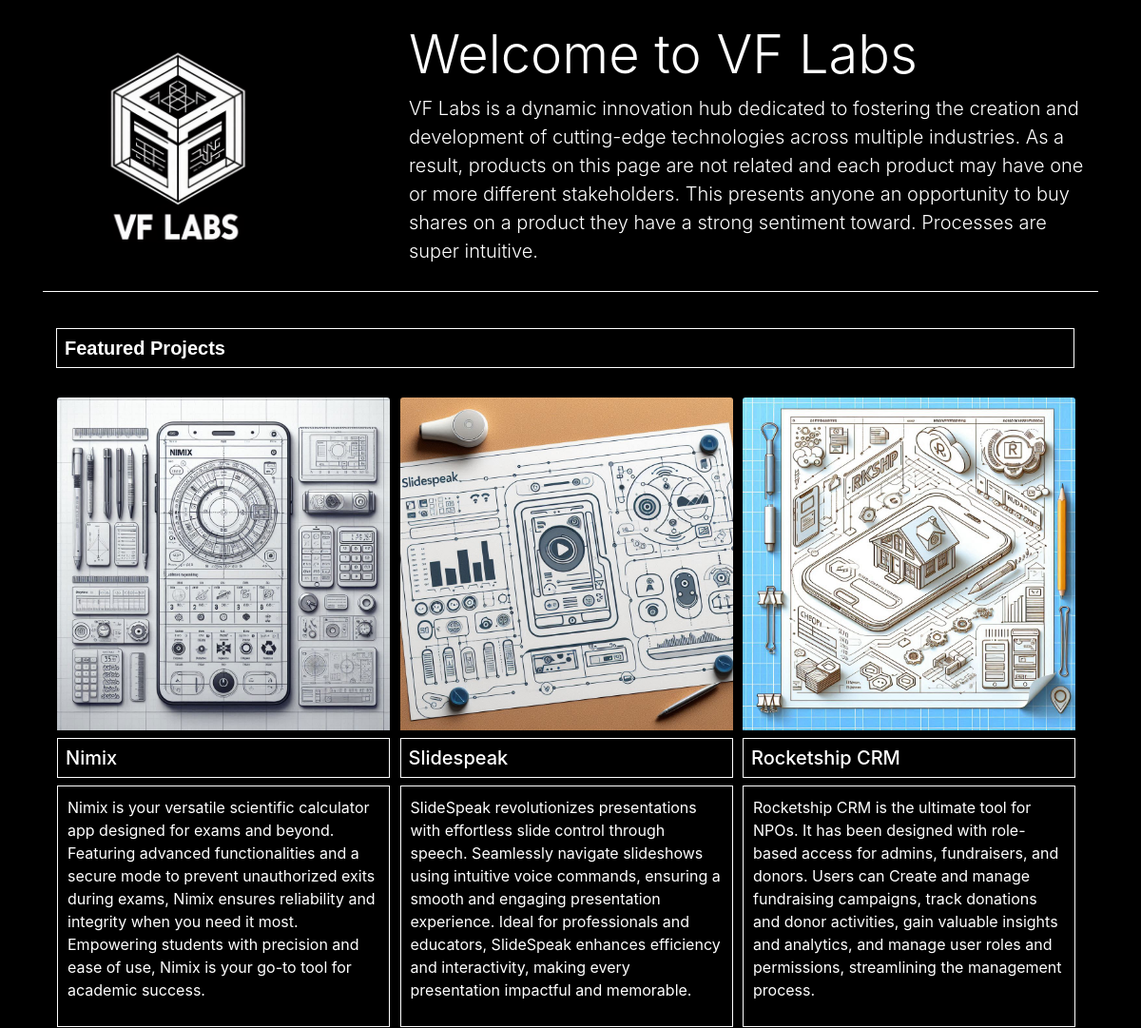
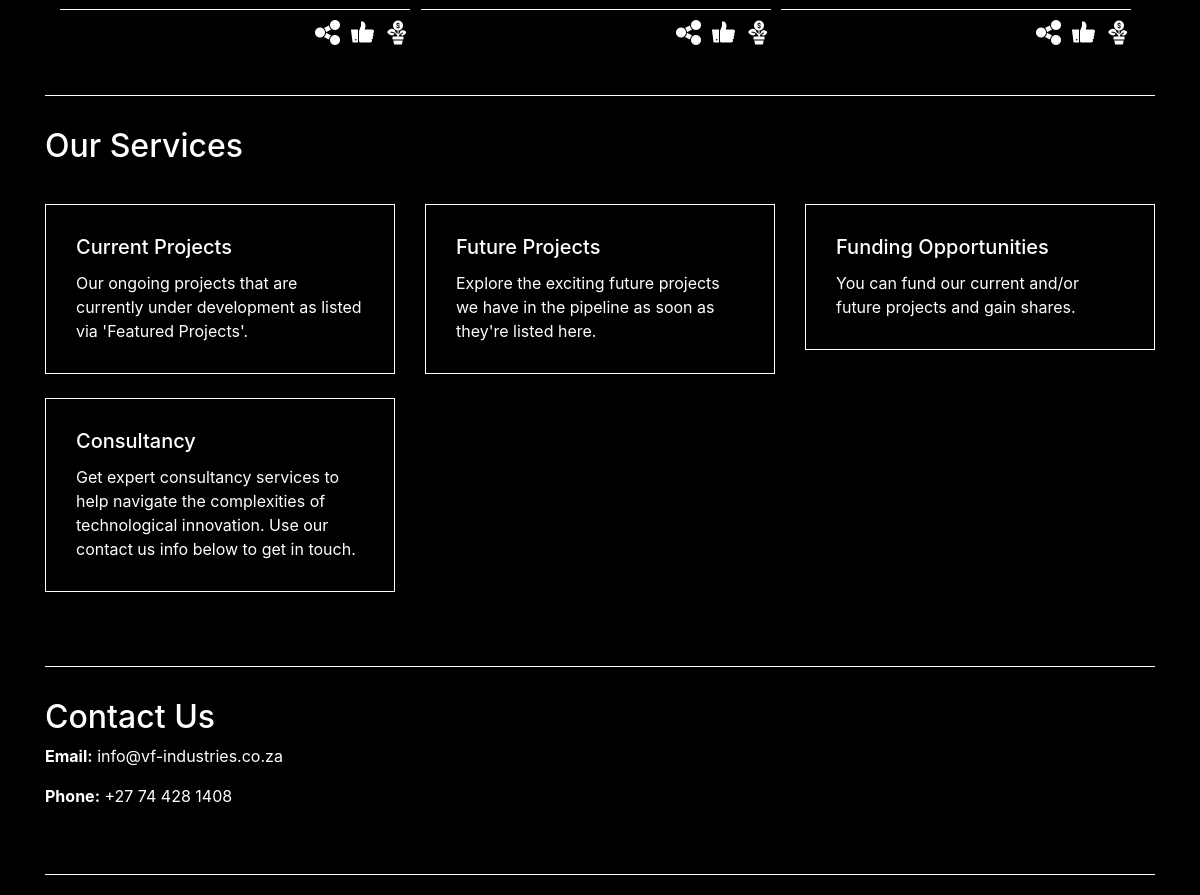
The page / on the database its author committed (2 pictures, top to bottom).
### vflabs_home/models.py (models this page shows, shortened)
class Service(models.Model):
    name = models.CharField(max_length=100)
    description = models.TextField()
    icon = models.CharField(max_length=100, blank=True, null=True)
    created_at = models.DateTimeField(auto_now_add=True)
    updated_at = models.DateTimeField(auto_now=True)

### vflabs_home/views.py (the view)
# urls.py: 2. Add a URL to urlpatterns:  path('', views.home, name='home')
def home(request):
    featured_projects = Project.objects.filter(featured=True)[:3]
    services = Service.objects.all()
    contact_details = {
        'email': 'info@vf-industries.co.za',
        'phone': '+27 74 428 1408',
    }
    return render(request, 'home.html', {'projects': featured_projects, 'services': services, 'contact_details': contact_details})

### vflabs_home/templates/home.html (shortened to what this page needs)
{% extends "base.html" %}
{% load static %}
{% block head %}
<head>
</head>
{% endblock %}
{% block content %}
<body style="background-color: black;">
    <div class="container mt-4" background="black">
        <div class="row align-items-center">
            <div class="col-md-4">
                <img src="{% static 'images/vflabs_p.png' %}" class="img-thumbnail"  style="padding: 0; margin: 0; border: none; background-color: black;" width="250 px" alt="VF Labs Logo">
            </div>
            <div class="col-md-8">
                <div class="flow">
                    <h1 class="display-4 text-col-1 text-color">Welcome to VF Labs</h1>
                    <p class="lead text-col-1 text-color">VF Labs is a dynamic innovation hub dedicated to fostering the creation and development of cutting-edge technologies across multiple industries.
                    As a result, products on this page are not related and each product may have one or more different stakeholders. This presents anyone an opportunity to buy shares on a product they have
                    a strong sentiment toward. Processes are super intuitive.</p>
                </div>
            </div>
        </div>
    </div>
    <div class="underline"></div>
    <h2 class="header_font division slim-block2">Featured Projects</h2>
    <div class="container">
        <div class="square">
            <img src="{% static 'images/nimix.jpg' %}" class="card-img-top" alt="Nimix">
                <h5 class="slim-block">Nimix</h5>
                    <div class="card-box">
                        <p>Nimix is your versatile scientific calculator app designed for exams and beyond. Featuring advanced functionalities and a secure mode to prevent unauthorized exits during exams, Nimix ensures reliability and integrity when you need it most. Empowering students with precision and ease of use, Nimix is your go-to tool for academic success.</p>
                    </div>
                               <div class="underline2"></div>
                                <div class="icons-wrapper">
                                    <div class="icon">
                                        <img src="{% static 'images/share.png' %}" alt="Share" onclick="copyToClipboard('{{ request.build_absolute_uri }}')">
                                    </div>
                                        <div class="icon">
                                             <img src="{% static 'images/like.png' %}" alt="Like" onclick="likeProject({{ project.id }})">
                                        </div>
                                            <div class="icon">
                                                <a href="#">
                                                    <img src="{% static 'images/invest.png' %}" alt="Invest">
                                                </a>
                                            </div>
                                </div>
        </div>
        <div class="square">
            <img src="{% static 'images/slidespeak.jpg' %}" class="card-img-top" alt="SlideSpeak">
            <h5 class="slim-block">Slidespeak</h5>
            <div class="card-box">
                <p>SlideSpeak revolutionizes presentations with effortless slide control through speech. Seamlessly navigate slideshows using intuitive voice commands, ensuring a smooth and engaging presentation experience. Ideal for professionals and educators, SlideSpeak enhances efficiency and interactivity, making every presentation impactful and memorable.</p>
            </div>
            <div class="underline2"></div>
        <div class="icons-wrapper">
                                    <div class="icon">
                                        <img src="{% static 'images/share.png' %}" alt="Share" onclick="copyToClipboard('{{ request.build_absolute_uri }}')">
                                    </div>
                                        <div class="icon">
                                             <img src="{% static 'images/like.png' %}" alt="Like" onclick="likeProject({{ project.id }})">
                                        </div>
                                            <div class="icon">
                                                <a href="#">
                                                    <img src="{% static 'images/invest.png' %}" alt="Invest">
                                                </a>
                                            </div>
                                </div>
        </div>
        <div class="square">
            <img src="{% static 'images/rktship.jpg' %}" class="card-img-top" alt="NSFP">
            <h5 class="slim-block">Rocketship CRM</h5>
            <div class="card-box">
                <p>Rocketship CRM is the ultimate tool for NPOs. It has been designed with role-based access for admins, fundraisers, and donors. Users can Create and manage fundraising campaigns, track donations and donor activities, gain valuable insights and analytics, and manage user roles and permissions, streamlining the management process.</p>
            </div>
            <div class="underline2"></div>
        <div class="icons-wrapper">
                                    <div class="icon">
                                        <img src="{% static 'images/share.png' %}" alt="Share" onclick="copyToClipboard('{{ request.build_absolute_uri }}')">
                                    </div>
                                        <div class="icon">
                                             <img src="{% static 'images/like.png' %}" alt="Like" onclick="likeProject({{ project.id }})">
                                        </div>
                                            <div class="icon">
                                                <a href="#">
                                                    <img src="{% static 'images/invest.png' %}" alt="Invest">
                                                </a>
                                            </div>
                                </div>
        </div>
    </div>
    <div class="underline" style="padding-top:40px;"></div>
      <h2 class="text-color" style="padding-bottom:20px;">Our Services</h2>
    <div class="row">
        {% for service in services %}
            <div class="col-md-4 mb-4">
                <div class="card-box">
                    <div class="card-body">
                        <h5 class="card-title">{{ service.name }}</h5>
                        <p class="card-text">{{ service.description }}</p>
                    </div>
                </div>
            </div>
        {% endfor %}
    </div>
<div class="underline" style="padding-top:40px;"></div>
<div class="text-color">
    <h2>Contact Us</h2>
    <p><strong>Email:</strong> {{ contact_details.email }}</p>
    <p><strong>Phone:</strong> {{ contact_details.phone }}</p>
</div>
<div class="underline" style="padding-top:40px;"></div>
</body>
{% endblock %}

### vflabs_home/templates/home.html (style rules this page uses)
.underline2 { width: 100%; border-bottom: 1px solid white; margin: 10px 0; }
.card-box { color: white; border: 0.5px solid white; padding: 10px; display: flex; flex-direction: column; justify-content: flex-start; align-items: flex-start; position: relative; }
.icons-wrapper { display: flex; justify-content: flex-end; gap: 10px; width: 100%; position: relative; }
.icon { height: 25px; width: 25px; position: relative; display: flex; align-items: center; transition: margin-left 0.3s ease, opacity 0.3s ease; }
.header_font { font-family: 'Raleway', sans-serif; font-size: 20px; font-weight: bold; color: white; padding: 0.5rem; border-radius: none; margin-top: -1.5rem; position: relative; z-index: 10; width: 100%; }
.division { margin-top:20px; margin-bottom:20px; margin-left: 14px; margin-right: 25px; }
.slim-block { padding: 0.5rem; margin-top: 8px; z-index: 10; color: white; border: 0.5px solid white; width: 350px; }
.slim-block2 { padding: 0.5rem; margin-top: 8px; z-index: 10; color: white; border: 0.5px solid white; width: 100%; }
.container { display: flex; gap: 10.5px; flex-wrap: wrap; }
.square { width: 350px; height: auto; display: flex; flex-direction: column; align-items: center; justify-content: center; }
.square img { width: 100%; height: auto; }
.underline { border-bottom: 1px solid white; margin-bottom: 20px; width: 100% }
.text-color { color: white }

### rows shown on the page
Service: name "Current Projects", description "Our ongoing projects that are currently under development as listed via 'Featured Projects'."
Service: name "Future Projects", description "Explore the exciting future projects we have in the pipeline as soon as they're listed here."
Service: name "Funding Opportunities", description "You can fund our current and/or future projects and gain shares."
Service: name "Consultancy", description "Get expert consultancy services to help navigate the complexities of technological innovation. Use our contact us info below to get in touch."

### other values the page prints
{{ contact_details.email }} "info@vf-industries.co.za"
{{ contact_details.phone }} "+27 74 428 1408"
